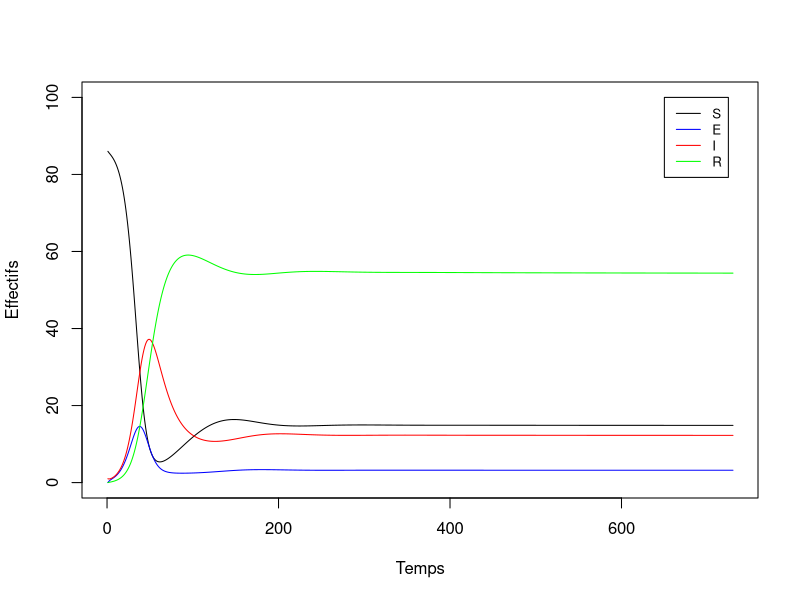
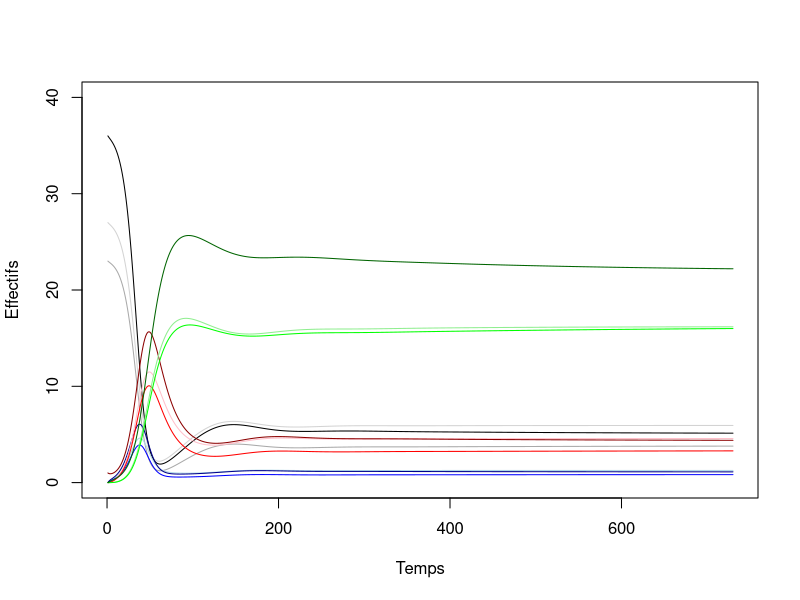

Recreate these plots in R, in order.
### Mod?le dont la sensibilit? doit ?tre analys?e dans le cadre du projet MODE-MPI 2023-2024

### Le mod?le est ici d?fini sous forme de fonction pour faciliter vos analyses de sensibilit? (AS)
### La fonction renvoie les sorties ponctuelles qui sont ? analyser dans l'AS

modAppli <- function(parametre){  

  # CONDITIONS DE SIMULATION
  temps = 2*365; # nb de pas de temps (en jours) (ici on a donc deux annees, mais on peut directement le changer)
  # initialisation pour la sauvegarde de 4 sorties ponctuelles pour chaque jeu de param?tres
  sorties <- matrix(0, nrow=nrow(parametre), ncol=4) # Techniauement on a l'air de pouvoir mettre autant de set de parametres que l'on veut)

  # boucle des sc?narios de l'?chantillonnage de l'AS (car on peut faire entrer plusieurs jeux de parametres pour que le modele tourne plusieurs fois)
  for (i in 1:nrow(parametre)) { 

    # STRUCTURE & PARAMETRES DU MODELE

    # XX (On recupere ici les differents parametres)
    K = parametre[i,1];		# Capacite limite du milieu (Du fait de la structure 1-N/K qui apparait et de sa valeur)
    sr = parametre[i,2];	# Sex ratio
    m1 = parametre[i,3];	# Mortalite naturelle de la classe 1 
    m2 = parametre[i,4];	# Mortalite naturelle de la classe 2
    m3 = parametre[i,5];	# Mortalite naturelle de la classe 3
    f2 = parametre[i,6];	# Taux de fertilité de la classe 2
    f3 = parametre[i,7];	# Taux de fertilité de la classe 3
    portee = parametre[i,8];	# Nb d'enfant par reproduction
    t1 = parametre[i,9];	# Temps de grandir de la classe 1 a la classe 2, de base est de 1/365, donc de un an
    t2 = parametre[i,10];	# Temps de grandir de la classe 2 a la classe 3, de base est de 1/365 donc de un an

    # XX
    trans = parametre[i,11]; # Taux d'infection ? Qui induit le passage des individus sensibles d'etat 1 a des individus infectes d'etat 2
    lat = parametre[i,12];	# Taux d'incubation ? Qui induit le passage des individus d'etat 2 a 3
    rec = parametre[i,13];	# Taux d'infectes devenant immunises
    loss = parametre[i,14];	# Perte d'immunite des individus d'etat 4, etant potentiellement donc des individus immunises
    madd = parametre[i,15];	# Taux d'infectes mourrant dfe la maladie
    
    # L'etat 1 correspond aux individus sensibles ; l'etat 4 correspond aux individus immunises
    # L'etat 2 est probablement un etat de latence ; tandis aqe l'etat 3 est clairement l'etat infectieux

    # INITIALISATION
    MAT <- array(0, dim=c(4,4,temps)); # nb indiv par classe d'?ge en ligne (derni?re ligne = pop tot), ?tat de sant? en colonne, pas de temps (dimension 3)
    nvinf <- array(0, dim=c(temps));
    # conditions initiales (la population est ? sa structure d'?quilibre, calcul?e par ailleurs)
    MAT[1,1,1] <- 27; # On a 27 petits en bonne sante
    MAT[2,1,1] <- 23; # On a 23 adultes en bonne sante
    MAT[3,1,1] <- 36; # On a 3 vieux en bonne sante
    MAT[3,3,1] <- 1;  # On a 1 vieux infectieux
    # effectifs par ?tat de sant?
    MAT[4,1,1] <- sum(MAT[1:3,1,1]); MAT[4,2,1] <- sum(MAT[1:3,2,1]); MAT[4,3,1] <- sum(MAT[1:3,3,1]); MAT[4,4,1] <- sum(MAT[1:3,4,1]); # Fauiire les totaux sur la derniere ligne

    # SIMULATIONS
    # boucle du temps
    for (t in 1:(temps-1)) { 
     # classe d'?ge xx
      # RQ : les naissances sont XX, les nouveaux n?s ?tant dans l'?tat XX
      N <- sum(MAT[4,,t]);	# taille de la pop en t
      # Entree et sorties pour la premiere classe d'age, avec tous les etats de sante
	MAT[1,1,t+1] <- MAT[1,1,t]*(1-m1-t1-trans*MAT[4,3,t]/N)     + loss*MAT[1,4,t]      + max(0, sr*portee*(sum(MAT[2,,t])*f2 + sum(MAT[3,,t])*f3) * (1 - N/K)); 
	MAT[1,2,t+1] <- MAT[1,2,t]*(1-m1-t1-lat)			    + trans*MAT[1,1,t]*MAT[4,3,t]/N; 
	MAT[1,3,t+1] <- MAT[1,3,t]*(1-m1-madd-t1-rec)  		  + lat*MAT[1,2,t]; 
	MAT[1,4,t+1] <- MAT[1,4,t]*(1-m1-t1-loss) 		  + rec*MAT[1,3,t]; 
     # classe d'?ge xx (la deuxieme ligne)
	MAT[2,1,t+1] <- MAT[1,1,t]*t1	    + MAT[2,1,t]*(1-m2-t2-trans*MAT[4,3,t]/N)   + loss*MAT[2,4,t];
	MAT[2,2,t+1] <- MAT[1,2,t]*t1	    + MAT[2,2,t]*(1-m2-t2-lat)			+ trans*MAT[2,1,t]*MAT[4,3,t]/N;
	MAT[2,3,t+1] <- MAT[1,3,t]*t1	  + MAT[2,3,t]*(1-m2-madd-t2-rec)		+ lat*MAT[2,2,t];
	MAT[2,4,t+1] <- MAT[1,4,t]*t1	  + MAT[2,4,t]*(1-m2-t2-loss)			+ rec*MAT[2,3,t];
     # classe d'?ge xx (lq troisieme ligne)
	MAT[3,1,t+1] <- MAT[2,1,t]*t2	+ MAT[3,1,t]*(1-m3-trans*MAT[4,3,t]/N) 	+ loss*MAT[3,4,t];
	MAT[3,2,t+1] <- MAT[2,2,t]*t2	+ MAT[3,2,t]*(1-m3-lat)				+ trans*MAT[3,1,t]*MAT[4,3,t]/N;
	MAT[3,3,t+1] <- MAT[2,3,t]*t2	+ MAT[3,3,t]*(1-m3-madd-rec)			+ lat*MAT[3,2,t];
	MAT[3,4,t+1] <- MAT[2,4,t]*t2	+ MAT[3,4,t]*(1-m3-loss)			+ rec*MAT[3,3,t];
     # calcul des effectifs par ?tat de sant? (la quatrieme ligne donc)
	MAT[4,1,t+1] <- sum(MAT[1:3,1,t+1]); MAT[4,2,t+1] <- sum(MAT[1:3,2,t+1]); MAT[4,3,t+1] <- sum(MAT[1:3,3,t+1]); MAT[4,4,t+1] <- sum(MAT[1:3,4,t+1]);
	
	nvinf[t+1]   <- trans*MAT[4,1,t]*MAT[4,3,t]/N

    }# fin boucle temps

    # sorties ponctuelles ? analyser
    # Les trois premiere ssont calculees avec la variable temps, donc comme on est en sortie de boucle, elles sont calculees pour l'etat a la fin du modele
    # La quatrieme quant a elle utilise nvinf qui stock quelque chose a chaue iteration de la boucle precedente
    # Taux de morbidité
    sortie1 <- (MAT[4,2,temps]+MAT[4,3,temps])/sum(MAT[4,,temps])
    # Incidence finale
    sortie2 <- nvinf[temps]
    # Pic infectieux
    sortie3 <- max(MAT[4,3,1:temps])
    # Prévalence de la première année
    sortie4 <- sum(nvinf[1:365])
    
    # i etant l'iteration actuelle de scenario = de jeu de parametre, donc, de la meniere aue l'on peut avoir plusieurs jeux de parametres, on peut avoirt plusieurs  jeux de sorties
    sorties[i,1] <- sortie1;
    sorties[i,2] <- sortie2;
    sorties[i,3] <- sortie3;
    sorties[i,4] <- sortie4;
    
  }# fin boucle sc?narios AS
  return(list(sorties,MAT))
} # fin fonction du mod?le

# END

#### Application de la fonction
ValNominale = c(
  K = 100,
  sr = 0.5,
  m1 = 0.0014,
  m2 = 0.00029,
  m3 = 0.0019,
  f2 = 0.0019,
  f3 = 0.0082,
  portee = 5,
  t1 = 1 / 365,
  t2 = 1 / 365,
  trans = 0.3,
  lat = 1 / 5,
  rec = 1 / 20,
  loss = 1 / 100,
  madd = 0.001
)


PAR <- matrix(ValNominale, nrow = 1)
Sorties <- modAppli(PAR)

# Repr?sentations graphiques ----------------------------------------------

Effectifs <- Sorties[[2]]

## Evolution des effectifs des ?tats de sant?
# Creation d'un df pour les effectifs des ?tats de sant?
df <- matrix(NA, nrow = 2*365, ncol = 5)
colnames(df) <- c("temps","S","E","I","R")
df[,1] <- 1:(2*365)

# Ajout des sommes des etats de sante dans le df
for (i in df[,1]) {
  df[i,2] <- sum(Effectifs[1:3,1,i])
  df[i,3] <- sum(Effectifs[1:3,2,i])
  df[i,4] <- sum(Effectifs[1:3,3,i])
  df[i,5] <- sum(Effectifs[1:3,4,i])
}

plot(NULL, xlim=c(0,2*365), ylim=c(0,100),xlab = "Temps", ylab = "Effectifs")
lines(S ~ temps, data = df, col = "black")
lines(E ~ temps, data = df, col = "blue")
lines(I ~ temps, data = df, col = "red")
lines(R ~ temps, data = df, col = "green")
legend(650, 100, legend=c("S", "E","I","R"),col=c("black","blue", "red","green"), lty=1, cex=0.8)

# Nouveau dataframe avec less effectifs pour les classes d'ages
df2 <- matrix(NA, nrow = 2 * 365, ncol = 1 + 3 * 4)
colnames(df2) <- c("temps","JS","JE","JI","JR","A1S","A1E","A1I","A1R","A2S","A2E","A2I","A2R")
df2[,1] <- 1:(2*365)

for (i in df[,1]) {
  df2[i,2] <- Effectifs[1,1,i] # JS
  df2[i,3] <- Effectifs[1,2,i] # JE
  df2[i,4] <- Effectifs[1,3,i] # JI
  df2[i,5] <- Effectifs[1,4,i] # JR
  df2[i,6] <- Effectifs[2,1,i] # A1S
  df2[i,7] <- Effectifs[2,2,i] # A1E
  df2[i,8] <- Effectifs[2,3,i] # A1I
  df2[i,9] <- Effectifs[2,4,i] # A1R
  df2[i,10] <- Effectifs[3,1,i] # A2S
  df2[i,11] <- Effectifs[3,2,i] # A2E
  df2[i,12] <- Effectifs[3,3,i] # A2I
  df2[i,13] <- Effectifs[3,4,i] # A2R
}

plot(NULL, xlim=c(0,2*365), ylim=c(0,40),xlab = "Temps", ylab = "Effectifs")
lines(JS ~ temps, data = df2, col = "lightgrey")
lines(A1S ~ temps, data = df2, col = "darkgrey")
lines(A2S ~ temps, data = df2, col = "black")
lines(JE ~ temps, data = df2, col = "lightblue")
lines(A1E ~ temps, data = df2, col = "blue")
lines(A2E ~ temps, data = df2, col = "darkblue")
lines(JI ~ temps, data = df2, col = "pink")
lines(A1I ~ temps, data = df2, col = "red")
lines(A2I ~ temps, data = df2, col = "darkred")
lines(JR ~ temps, data = df2, col = "lightgreen")
lines(A1R ~ temps, data = df2, col = "green")
lines(A2R ~ temps, data = df2, col = "darkgreen")